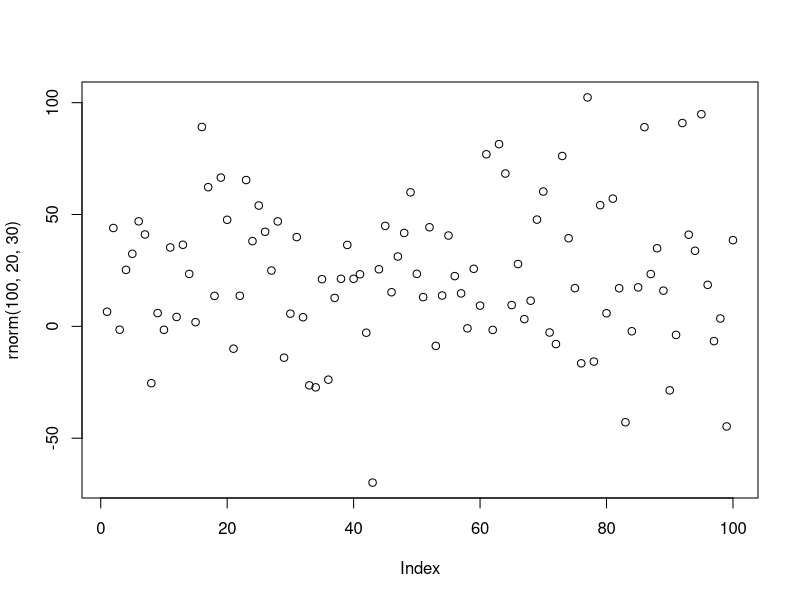
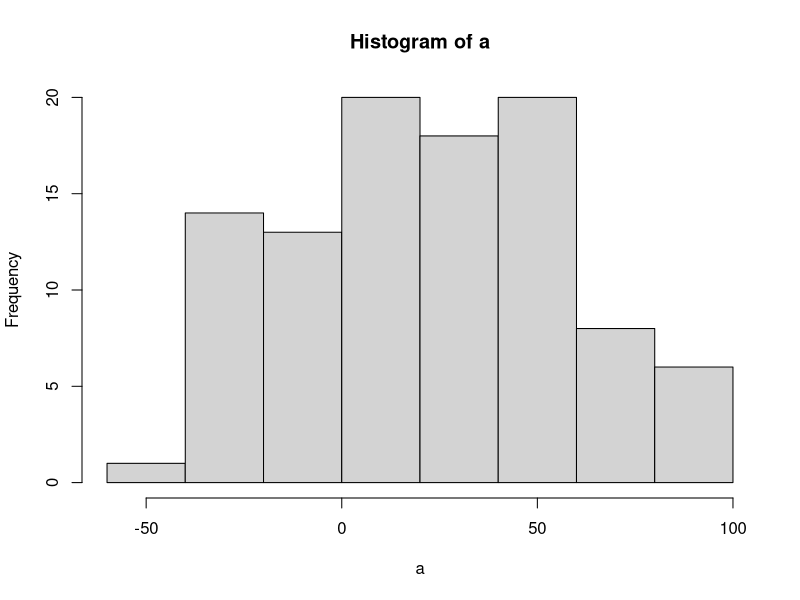
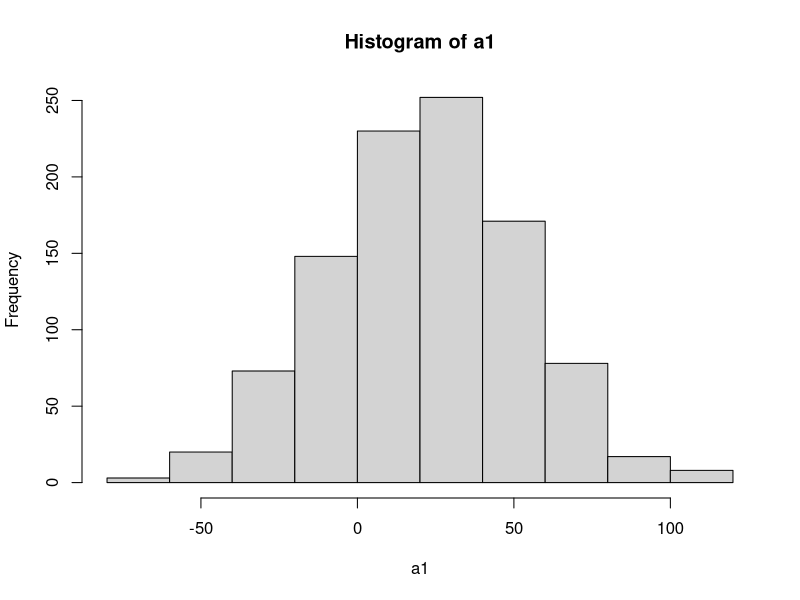
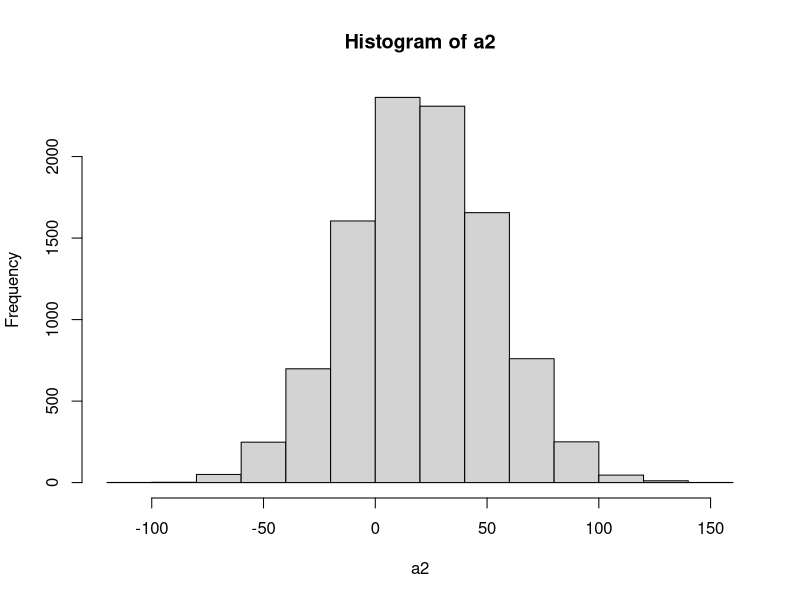
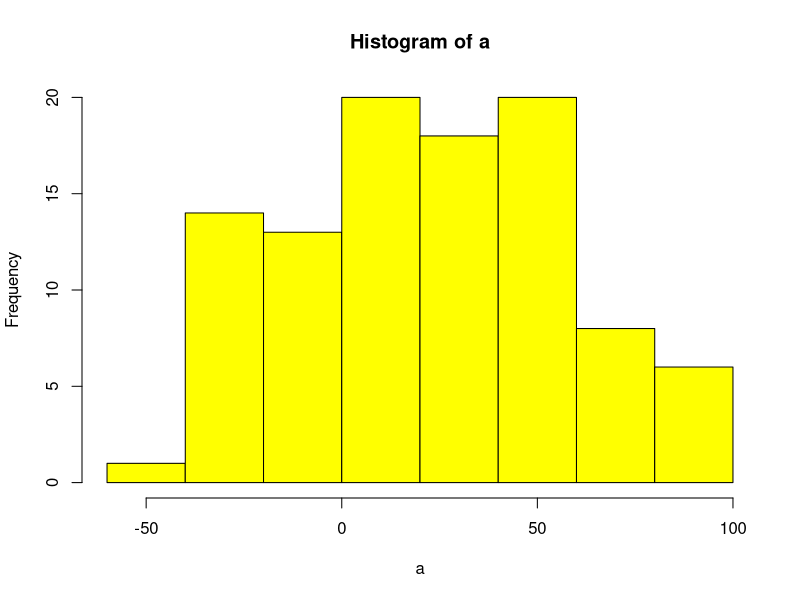
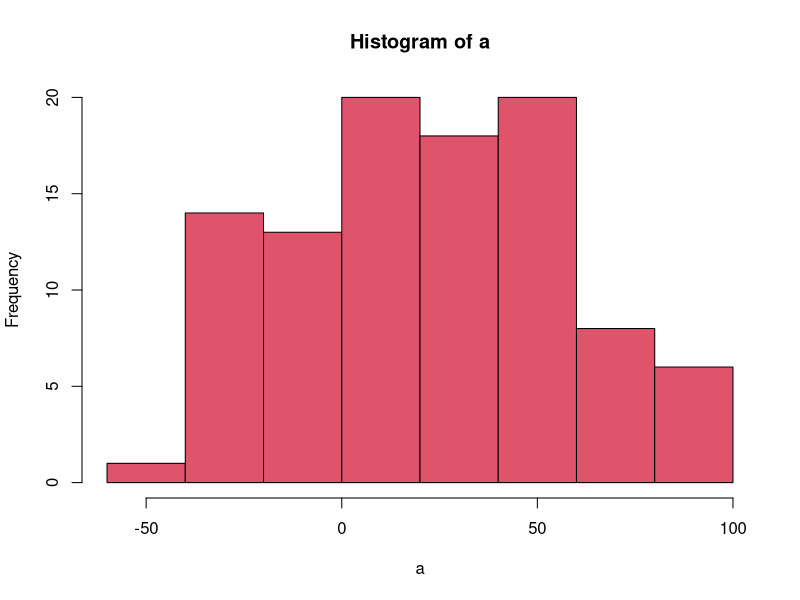
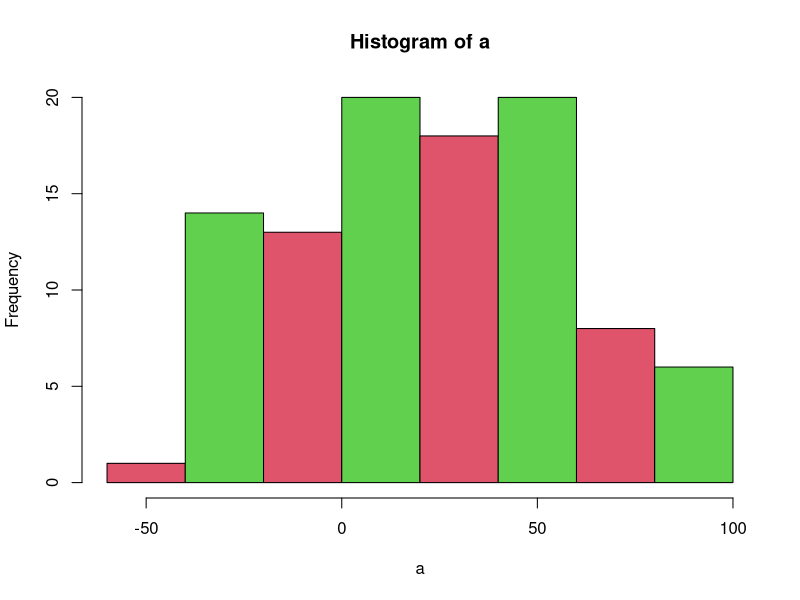
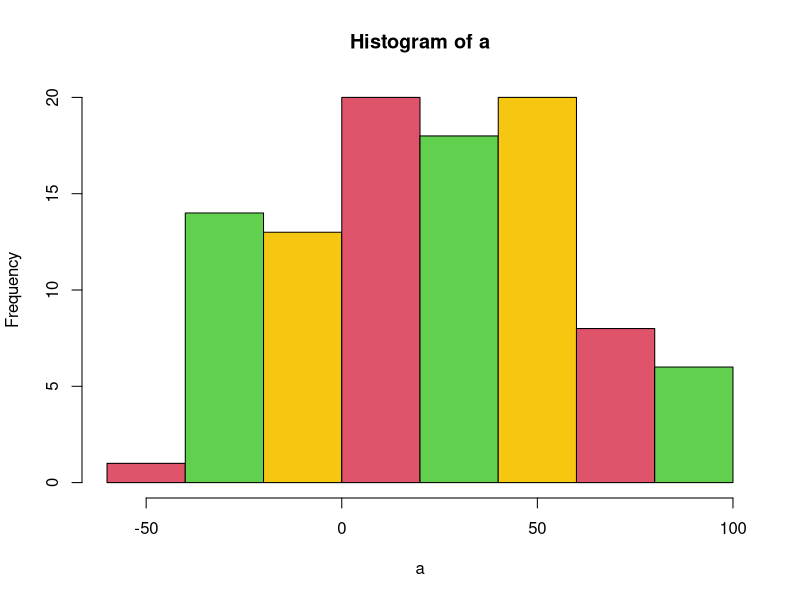

Reproduce these figures in R, in order.
# ctrl+l=limpiar consola
rnorm(10,0,1) #genera una m.a. N(0,1)
rnorm(20,32,sqrt(8))
a=rnorm(10,0,1) #ctrl+intro = ejecutar la linea
                #donde este el promt o bien ejecuta
                #lo sombreado
a=rnorm(100,20,32)
plot(rnorm(100,20,30))
mean(a)
sd(a)
a1=rnorm(1000,20,32)
mean(a1)
sd(a1)
a2=rnorm(10000,20,32)
mean(a2)
sd(a2)
hist(a)
hist(a1)
hist(a2)
hist(a,col="yellow")
hist(a,col=2)
hist(a,col=c(2,3))
hist(a,col=c(2,3,7))
hist(a,20,col=c(2,3,7))
min(a); max(a)
hist(a,50,col=c(2,3,7))
hist(a1,50,col=c(2,3,7))
hist(a2,50,col=c(2,3,7))
summary(a)
summary(a1)
hist(a1,50,col=c(2,3,7))
hist(a2,50,col=c(2,3,7))
summary(a2)
hist(a,50,col=c(2,3,7))
hist(a,50,col=c(2,3,7),freq=F)
hist(a1,50,col=c(2,3,7),freq=F)
hist(a2,50,col=c(2,3,7),freq=F)
curve(dnorm(x,20,32))
curve(dnorm(x,20,32),-100,100)
curve(dnorm(x,20,32),-100,130)
hist(a,50,col=c(2,3,7),freq=F)
curve(dnorm(x,20,32),-100,130,add=T)
curve(dnorm(x,20,32),-100,130,add=T,lw=4,col="blue")
hist(a1,50,col=c(2,3,7),freq=F)
curve(dnorm(x,20,32),add=T,lw=4,col="blue")
hist(a2,50,col=c(2,3,7),freq=F)
curve(dnorm(x,20,32),add=T,lw=4,col="blue")
######
a3=rnorm(1000000,20,32)
hist(a3,50,col=c(2,3,7),freq=F)
curve(dnorm(x,20,32),add=T,lw=4,col="blue")
par(mfrow=c(2,2))
curve(x^2)
curve(sin(x))
curve(x^2,-4,4)
curve(sin(x),-2*pi,2*pi)
###########################
par(mfrow=c(2,2))
hist(a,50,main="Muestra de 100",col=c(2,3,7),freq=F)
curve(dnorm(x,20,32),add=T,lw=4,col="blue")
hist(a1,50,main="Muestra de 1000",col=c(2,3,7),freq=F)
curve(dnorm(x,20,32),add=T,lw=4,col="blue")
hist(a2,50,main="Muestra de 10000",col=c(2,3,7),freq=F)
curve(dnorm(x,20,32),add=T,lw=4,col="blue")
hist(a3,50,main="Muestra de 1000000",col=c(2,3,7),freq=F)
curve(dnorm(x,20,32),add=T,lw=4,col="blue")

####################################
a=rf(100,2,3)
a1=rf(1000,2,3)
a2=rf(10000,2,3)
a3=rf(1000000,2,3)
par(mfrow=c(2,2))
hist(a,50,main="Muestra de 100",col=c(2,3,7),freq=F)
curve(df(x,2,3),add=T,lw=4,col="blue")
hist(a1,50,main="Muestra de 1000",col=c(2,3,7),freq=F)
curve(df(x,2,3),add=T,lw=4,col="blue")
hist(a2,50,main="Muestra de 10000",col=c(2,3,7),freq=F)
curve(df(x,2,3),add=T,lw=4,col="blue")
hist(a3,50,main="Muestra de 1000000",col=c(2,3,7),freq=F)
curve(df(x,2,3),add=T,lw=4,col="blue")


#####################
apropos("fisher")
?rnorm
?dpareto